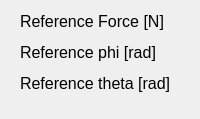
        <widget class="QWidget" name="controlPage">
         <layout class="QVBoxLayout" name="verticalLayout_16">
          <item>
           <widget class="QWidget" name="controlPlotsContainer" native="true">
            <layout class="QVBoxLayout" name="verticalLayout_17">
             <property name="topMargin">
              <number>0</number>
             </property>
             <property name="rightMargin">
              <number>0</number>
             </property>
             <item>
              <widget class="QLabel" name="Fplot_label">
               <property name="sizePolicy">
                <sizepolicy hsizetype="Minimum" vsizetype="Minimum">
                 <horstretch>0</horstretch>
                 <verstretch>0</verstretch>
                </sizepolicy>
               </property>
               <property name="minimumSize">
                <size>
                 <width>20</width>
                 <height>20</height>
                </size>
               </property>
               <property name="maximumSize">
                <size>
                 <width>16777215</width>
                 <height>20</height>
                </size>
               </property>
               <property name="font">
                <font>
                 <pointsize>12</pointsize>
                </font>
               </property>
               <property name="text">
                <string>Reference Force [N]</string>
               </property>
              </widget>
             </item>
             <item>
              <widget class="LivePlotWidget" name="u_ref_F_plot" native="true"/>
             </item>
             <item>
              <widget class="QLabel" name="label_14">
               <property name="maximumSize">
                <size>
                 <width>16777215</width>
                 <height>20</height>
                </size>
               </property>
               <property name="font">
                <font>
                 <pointsize>12</pointsize>
                </font>
               </property>
               <property name="text">
                <string>Reference phi [rad]</string>
               </property>
              </widget>
             </item>
             <item>
              <widget class="LivePlotWidget" name="u_ref_phi_plot" native="true"/>
             </item>
             <item>
              <widget class="QLabel" name="label_15">
               <property name="maximumSize">
                <size>
                 <width>16777215</width>
                 <height>20</height>
                </size>
               </property>
               <property name="font">
                <font>
                 <pointsize>12</pointsize>
                </font>
               </property>
               <property name="text">
                <string>Reference theta [rad]</string>
               </property>
              </widget>
             </item>
             <item>
              <widget class="LivePlotWidget" name="u_ref_theta_plot" native="true"/>
             </item>
            </layout>
           </widget>
          </item>
         </layout>
        </widget>
